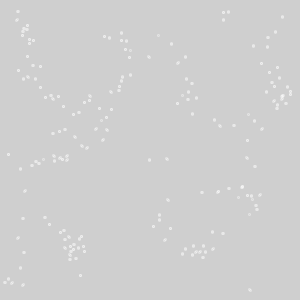
Frame 1 (no input)
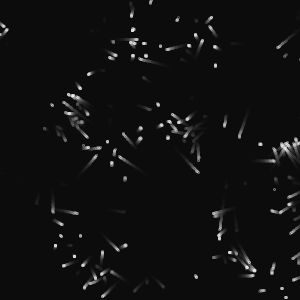
Frame 60 (the mouse pressed at the canvas centre just before this capture)
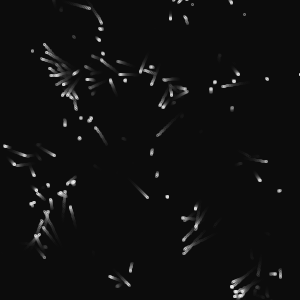
Frame 120 (the mouse held since frame 60 and released just before this capture)

The Processing sketch that drew these frames (run headless with seeded random() and noise(); from frame 60 on, the mouse is pressed at the canvas centre):

// Processing sketch: StarsFugaz
// ── StarsFugaz.pde
int _num = 100;
Circle[] _circleArr = {};

  
    
void setup(){
  size(300,300);
  background(255);
  smooth();
  strokeWeight(1);
  fill(150,50);
  drawCircles();
}

void draw(){
  //background(255);
  noStroke();
  fill(10,50);
  rect(0,0,width,height);
  for(int i=0;i<_circleArr.length;i++){
    Circle thisCirc = _circleArr[i];
    thisCirc.updateMe();
  }
  
}

void mouseReleased(){
  
  drawCircles();
  println(_circleArr.length);
}

void drawCircles(){
  /*for(int i=0; i < _num; i++){
    float x = random(width);
    float y = random(height);
    float radius = random(100) + 10;
    noStroke();
    ellipse(x,y,radius*2,radius*2);
    stroke(0,150);
    ellipse(x,y,10,10);
  }*/
  for(int i=0; i < _num; i++){
   Circle thisCirc = new Circle();
   //thisCirc.drawMe(); 
   _circleArr = (Circle[])append(_circleArr,thisCirc);
  }
}


class Circle{
  float x,y;
  float radius;
  color linecol,fillcol;
  float alph;
  float xmove, ymove;
  
  Circle(){
    
    x = random(width);
    y = random(height);
    radius = random(30);
    linecol = color(random(255),random(255),random(255));
    fillcol = color(random(255),random(255),random(255));
    alph = random(100);
    xmove = random(4)-2;
    ymove = random(4)-2;
  }
  
  void drawMe(){
    noStroke();
    fill(fillcol,alph);
    ellipse(x,y,radius*2,radius*2);
    stroke(linecol, 150);
    noFill();
    ellipse(x, y, 10, 10); 
  }
  
  void updateMe(){
    x += xmove;
    y += ymove;
    if(x > (width+radius)){x = 0 - radius;};
    if(x < (0-radius)){x = width + radius;};
    if(y > (height+radius)){y = 0 - radius;};
    if(y < (0-radius)){y = height + radius;};
    
    
    for(int i=0; i<_circleArr.length;i++){
     Circle otherCirc = _circleArr[i];
     if(otherCirc != this){
       float dis = dist( x, y, otherCirc.x, otherCirc.y);
       float overlap = dis-radius-otherCirc.radius;
       if(overlap < 0){
         float midx,midy;
         midx = (x+otherCirc.x)/2;
         midy = (y+otherCirc.y)/2;
         stroke(255,100);
         fill(255, 25);//noFill();
         overlap *= -1;
         ellipse(midx,midy,2,2);
       }
     } 
    }
    
    /*if(touching){
      if(alph > 0){alph--; //xmove = -xmove; ymove = -ymove;}
    }
    }else{
      if(alph < 255){alph += 1;}
    }*/
    
    //drawMe();
  }
  
}
  
